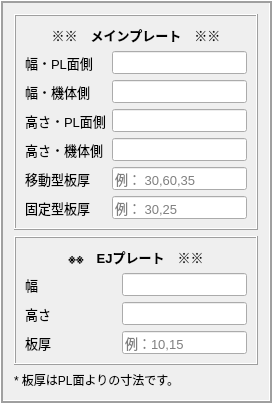
     <widget class="QFrame" name="frame1">
      <property name="minimumSize">
       <size>
        <width>210</width>
        <height>350</height>
       </size>
      </property>
      <property name="palette">
       <palette>
        <active>
         <colorrole role="Mid">
          <brush brushstyle="SolidPattern">
           <color alpha="255">
            <red>170</red>
            <green>170</green>
            <blue>127</blue>
           </color>
          </brush>
         </colorrole>
        </active>
        <inactive>
         <colorrole role="Mid">
          <brush brushstyle="SolidPattern">
           <color alpha="255">
            <red>160</red>
            <green>160</green>
            <blue>160</blue>
           </color>
          </brush>
         </colorrole>
        </inactive>
        <disabled>
         <colorrole role="Mid">
          <brush brushstyle="SolidPattern">
           <color alpha="255">
            <red>160</red>
            <green>160</green>
            <blue>160</blue>
           </color>
          </brush>
         </colorrole>
        </disabled>
       </palette>
      </property>
      <property name="font">
       <font>
        <weight>50</weight>
        <italic>false</italic>
        <bold>false</bold>
       </font>
      </property>
      <property name="mouseTracking">
       <bool>true</bool>
      </property>
      <property name="contextMenuPolicy">
       <enum>Qt::DefaultContextMenu</enum>
      </property>
      <property name="autoFillBackground">
       <bool>true</bool>
      </property>
      <property name="frameShape">
       <enum>QFrame::Box</enum>
      </property>
      <property name="frameShadow">
       <enum>QFrame::Raised</enum>
      </property>
      <property name="lineWidth">
       <number>1</number>
      </property>
      <property name="midLineWidth">
       <number>1</number>
      </property>
      <layout class="QGridLayout" name="gridLayout_44">
       <item row="0" column="0">
        <widget class="QFrame" name="frame">
         <property name="frameShape">
          <enum>QFrame::Box</enum>
         </property>
         <property name="frameShadow">
          <enum>QFrame::Raised</enum>
         </property>
         <layout class="QGridLayout" name="gridLayout_2">
          <item row="0" column="0" colspan="2">
           <widget class="QLabel" name="label_plate_1">
            <property name="minimumSize">
             <size>
              <width>0</width>
              <height>14</height>
             </size>
            </property>
            <property name="font">
             <font>
              <pointsize>10</pointsize>
              <weight>75</weight>
              <italic>false</italic>
              <bold>true</bold>
             </font>
            </property>
            <property name="frameShadow">
             <enum>QFrame::Sunken</enum>
            </property>
            <property name="text">
             <string>※※　メインプレート　※※</string>
            </property>
            <property name="alignment">
             <set>Qt::AlignCenter</set>
            </property>
            <property name="wordWrap">
             <bool>false</bool>
            </property>
           </widget>
          </item>
          <item row="1" column="0">
           <widget class="QLabel" name="label_plate_2">
            <property name="font">
             <font>
              <pointsize>10</pointsize>
              <weight>50</weight>
              <italic>false</italic>
              <bold>false</bold>
             </font>
            </property>
            <property name="text">
             <string>幅・PL面側</string>
            </property>
           </widget>
          </item>
          <item row="1" column="1">
           <widget class="QLineEdit" name="w1">
            <property name="font">
             <font>
              <pointsize>10</pointsize>
              <weight>50</weight>
              <italic>false</italic>
              <bold>false</bold>
             </font>
            </property>
            <property name="text">
             <string/>
            </property>
            <property name="placeholderText">
             <string/>
            </property>
           </widget>
          </item>
          <item row="2" column="0">
           <widget class="QLabel" name="label_plate_3">
            <property name="font">
             <font>
              <pointsize>10</pointsize>
              <weight>50</weight>
              <italic>false</italic>
              <bold>false</bold>
             </font>
            </property>
            <property name="text">
             <string>幅・機体側</string>
            </property>
           </widget>
          </item>
          <item row="2" column="1">
           <widget class="QLineEdit" name="w2">
            <property name="font">
             <font>
              <pointsize>10</pointsize>
              <weight>50</weight>
              <italic>false</italic>
              <bold>false</bold>
             </font>
            </property>
            <property name="text">
             <string/>
            </property>
            <property name="placeholderText">
             <string/>
            </property>
           </widget>
          </item>
          <item row="3" column="0">
           <widget class="QLabel" name="label_plate_4">
            <property name="font">
             <font>
              <pointsize>10</pointsize>
              <weight>50</weight>
              <italic>false</italic>
              <bold>false</bold>
             </font>
            </property>
            <property name="text">
             <string>高さ・PL面側</string>
            </property>
           </widget>
          </item>
          <item row="3" column="1">
           <widget class="QLineEdit" name="h1">
            <property name="font">
             <font>
              <pointsize>10</pointsize>
              <weight>50</weight>
              <italic>false</italic>
              <bold>false</bold>
             </font>
            </property>
            <property name="text">
             <string/>
            </property>
            <property name="placeholderText">
             <string/>
            </property>
           </widget>
          </item>
          <item row="4" column="0">
           <widget class="QLabel" name="label_plate_5">
            <property name="font">
             <font>
              <pointsize>10</pointsize>
              <weight>50</weight>
              <italic>false</italic>
              <bold>false</bold>
             </font>
            </property>
            <property name="text">
             <string>高さ・機体側</string>
            </property>
           </widget>
          </item>
          <item row="4" column="1">
           <widget class="QLineEdit" name="h2">
            <property name="font">
             <font>
              <pointsize>10</pointsize>
              <weight>50</weight>
              <italic>false</italic>
              <bold>false</bold>
             </font>
            </property>
            <property name="text">
             <string/>
            </property>
            <property name="placeholderText">
             <string/>
            </property>
           </widget>
          </item>
          <item row="5" column="0">
           <widget class="QLabel" name="label_plate_6">
            <property name="font">
             <font>
              <pointsize>10</pointsize>
              <weight>50</weight>
              <italic>false</italic>
              <bold>false</bold>
             </font>
            </property>
            <property name="text">
             <string>移動型板厚</string>
            </property>
           </widget>
          </item>
          <item row="5" column="1">
           <widget class="QLineEdit" name="t1">
            <property name="font">
             <font>
              <pointsize>10</pointsize>
              <weight>50</weight>
              <italic>false</italic>
              <bold>false</bold>
             </font>
            </property>
            <property name="text">
             <string/>
            </property>
            <property name="placeholderText">
             <string>例： 30,60,35</string>
            </property>
           </widget>
          </item>
          <item row="6" column="0">
           <widget class="QLabel" name="label_plate_7">
            <property name="font">
             <font>
              <pointsize>10</pointsize>
              <weight>50</weight>
              <italic>false</italic>
              <bold>false</bold>
             </font>
            </property>
            <property name="text">
             <string>固定型板厚</string>
            </property>
           </widget>
          </item>
          <item row="6" column="1">
           <widget class="QLineEdit" name="t2">
            <property name="font">
             <font>
              <pointsize>10</pointsize>
              <weight>50</weight>
              <italic>false</italic>
              <bold>false</bold>
             </font>
            </property>
            <property name="text">
             <string/>
            </property>
            <property name="placeholderText">
             <string>例： 30,25</string>
            </property>
           </widget>
          </item>
         </layout>
        </widget>
       </item>
       <item row="1" column="0">
        <widget class="QFrame" name="frame_14">
         <property name="frameShape">
          <enum>QFrame::Box</enum>
         </property>
         <property name="frameShadow">
          <enum>QFrame::Raised</enum>
         </property>
         <layout class="QGridLayout" name="gridLayout_43">
          <item row="0" column="0" colspan="2">
           <widget class="QLabel" name="label_plate_8">
            <property name="font">
             <font>
              <pointsize>10</pointsize>
              <weight>75</weight>
              <italic>false</italic>
              <bold>true</bold>
             </font>
            </property>
            <property name="frameShadow">
             <enum>QFrame::Sunken</enum>
            </property>
            <property name="text">
             <string>※※　EJプレート　※※</string>
            </property>
            <property name="alignment">
             <set>Qt::AlignCenter</set>
            </property>
            <property name="wordWrap">
             <bool>false</bool>
            </property>
           </widget>
          </item>
          <item row="1" column="0">
           <widget class="QLabel" name="label_plate_9">
            <property name="font">
             <font>
              <pointsize>10</pointsize>
              <weight>50</weight>
              <italic>false</italic>
              <bold>false</bold>
             </font>
            </property>
            <property name="text">
             <string>幅　　　　　　</string>
            </property>
           </widget>
          </item>
          <item row="1" column="1">
           <widget class="QLineEdit" name="w3">
            <property name="font">
             <font>
              <pointsize>10</pointsize>
              <weight>50</weight>
              <italic>false</italic>
              <bold>false</bold>
             </font>
            </property>
            <property name="text">
             <string/>
            </property>
            <property name="placeholderText">
             <string/>
            </property>
           </widget>
          </item>
          <item row="2" column="0">
           <widget class="QLabel" name="label_plate_10">
            <property name="font">
             <font>
              <pointsize>10</pointsize>
              <weight>50</weight>
              <italic>false</italic>
              <bold>false</bold>
             </font>
            </property>
            <property name="text">
             <string>高さ</string>
            </property>
           </widget>
          </item>
          <item row="2" column="1">
           <widget class="QLineEdit" name="h3">
            <property name="font">
             <font>
              <pointsize>10</pointsize>
              <weight>50</weight>
              <italic>false</italic>
              <bold>false</bold>
             </font>
            </property>
            <property name="text">
             <string/>
            </property>
            <property name="placeholderText">
             <string/>
            </property>
           </widget>
          </item>
          <item row="3" column="0">
           <widget class="QLabel" name="label_plate_11">
            <property name="font">
             <font>
              <pointsize>10</pointsize>
              <weight>50</weight>
              <italic>false</italic>
              <bold>false</bold>
             </font>
            </property>
            <property name="text">
             <string>板厚</string>
            </property>
           </widget>
          </item>
          <item row="3" column="1">
           <widget class="QLineEdit" name="t3">
            <property name="font">
             <font>
              <pointsize>10</pointsize>
              <weight>50</weight>
              <italic>false</italic>
              <bold>false</bold>
             </font>
            </property>
            <property name="text">
             <string/>
            </property>
            <property name="placeholderText">
             <string>例：10,15</string>
            </property>
           </widget>
          </item>
         </layout>
        </widget>
       </item>
       <item row="2" column="0">
        <widget class="QLabel" name="label_plate_12">
         <property name="font">
          <font>
           <pointsize>9</pointsize>
           <weight>50</weight>
           <italic>false</italic>
           <bold>false</bold>
          </font>
         </property>
         <property name="frameShadow">
          <enum>QFrame::Sunken</enum>
         </property>
         <property name="text">
          <string>* 板厚はPL面よりの寸法です。</string>
         </property>
         <property name="alignment">
          <set>Qt::AlignLeading|Qt::AlignLeft|Qt::AlignVCenter</set>
         </property>
         <property name="wordWrap">
          <bool>false</bool>
         </property>
        </widget>
       </item>
      </layout>
     </widget>
